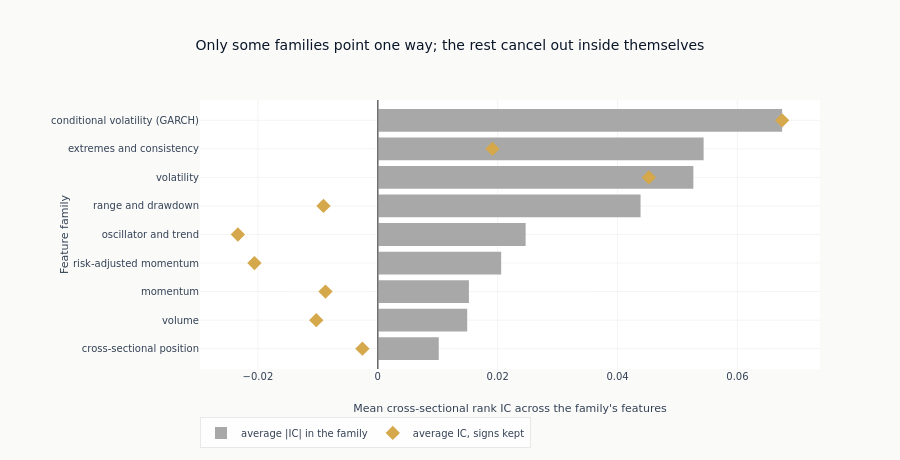

Source (notebook cell):
### Markdown cell above
### Where the association sits, by family

The register's families are the groups a reader would think in, so the association is
summarized over them: how large it is on average within the family, and whether the
family points one way or cancels out inside itself. A family whose features disagree in
direction is not a family carrying a signal, it is a label over several different ones.

### Code cell
fdr_sig_set = set(eval_summary.filter(pl.col("fdr_sig").fill_null(False))["feature"].to_list())

family_summary = (
    pl.DataFrame(
        {
            "family": [families[f] for f in ic_results],
            "ic": [ic_results[f]["mean_ic"] for f in ic_results],
            "fdr_sig": [f in fdr_sig_set for f in ic_results],
        }
    )
    .group_by("family")
    .agg(
        pl.len().alias("n_features"),
        pl.col("ic").abs().mean().alias("avg_abs_ic"),
        pl.col("ic").mean().alias("avg_ic"),
        pl.col("fdr_sig").sum().alias("n_fdr_sig"),
    )
    .sort("avg_abs_ic", descending=True)
)

fig = go.Figure()
fig.add_trace(
    go.Bar(
        x=family_summary["avg_abs_ic"].to_list()[::-1],
        y=family_summary["family"].to_list()[::-1],
        orientation="h",
        marker_color=GRAY_FILLS["muted"],
        name="average |IC| in the family",
    )
)
fig.add_trace(
    go.Scatter(
        x=family_summary["avg_ic"].to_list()[::-1],
        y=family_summary["family"].to_list()[::-1],
        mode="markers",
        marker=dict(color=COLORS["amber"], size=11, symbol="diamond"),
        name="average IC, signs kept",
    )
)
fig.add_vline(x=0, line=dict(color=GRAY_FILLS["border"], width=1))
fig.update_layout(
    template="ml4t",
    height=460,
    width=900,
    title_text="Only some families point one way; the rest cancel out inside themselves",
    xaxis_title="Mean cross-sectional rank IC across the family's features",
    yaxis_title="Feature family",
    legend=dict(orientation="h", y=-0.18),
    margin=dict(l=200),
)
style.show_plotly_with_alt(
    fig,
    "Horizontal bars of the average absolute rank IC within each feature family, with an amber "
    "diamond for the average signed IC. Conditional volatility and volatility keep their "
    "sign, their diamonds sitting near the end of their bars, and the oscillator and "
    "risk-adjusted-momentum families point as consistently the other way, their diamonds "
    "as far to the left as their bars are long. Only range-and-drawdown and cross-sectional "
    "position have a diamond near zero against a much longer bar, which is what cancelling "
    "inside a family looks like.",
)

### Figure 1 — Plotly figure (JSON) as saved in the notebook; plotly's stock layout.template omitted (floating-point values rounded to 4 significant figures)
{"data": [{"marker": {"color": "#a8a8a8"}, "name": "average |IC| in the family", "orientation": "h", "type": "bar", "x": [0.01017, 0.01492, 0.0152, 0.02058, 0.02467, 0.04384, 0.05265, 0.05436, 0.06746], "y": ["cross-sectional position", "volume", "momentum", "risk-adjusted momentum", "oscillator and trend", "range and drawdown", "volatility", "extremes and consistency", "conditional volatility (GARCH)"]}, {"marker": {"color": "#D4A84B", "size": 11, "symbol": "diamond"}, "mode": "markers", "name": "average IC, signs kept", "type": "scatter", "x": [-0.002569, -0.01027, -0.008731, -0.02058, -0.02335, -0.009067, 0.04523, 0.01913, 0.06746], "y": ["cross-sectional position", "volume", "momentum", "risk-adjusted momentum", "oscillator and trend", "range and drawdown", "volatility", "extremes and consistency", "conditional volatility (GARCH)"]}], "layout": {"height": 460, "legend": {"orientation": "h", "y": -0.18}, "margin": {"l": 200}, "shapes": [{"line": {"color": "#666666", "width": 1}, "type": "line", "x0": 0, "x1": 0, "xref": "x", "y0": 0, "y1": 1, "yref": "y domain"}], "title": {"text": "Only some families point one way; the rest cancel out inside themselves"}, "width": 900, "xaxis": {"title": {"text": "Mean cross-sectional rank IC across the family's features"}}, "yaxis": {"title": {"text": "Feature family"}}}}
